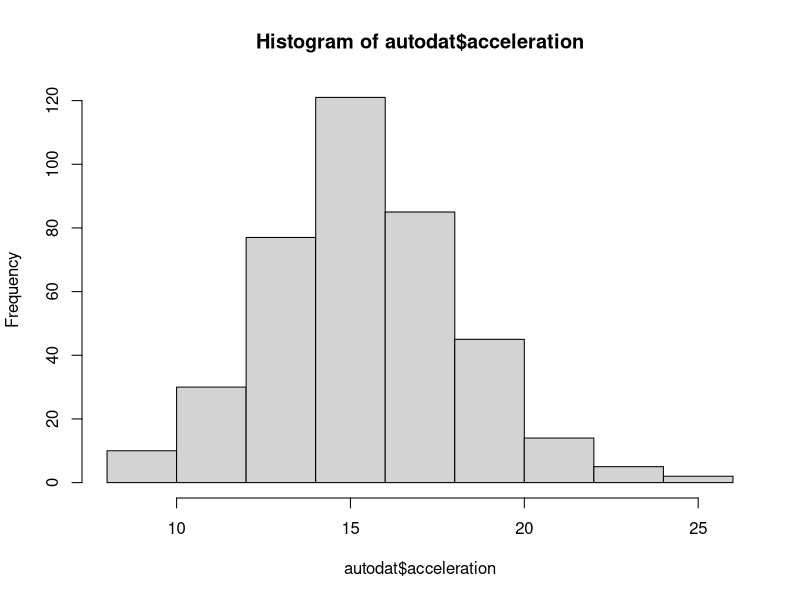
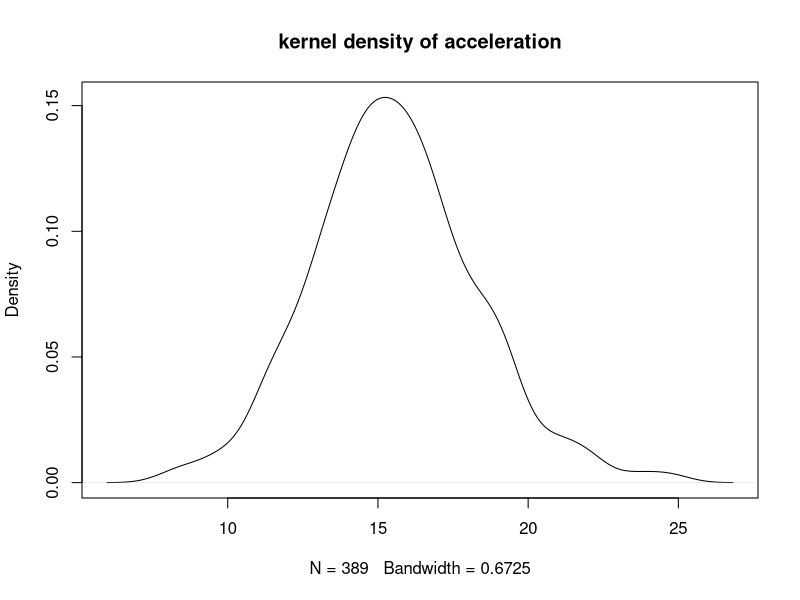
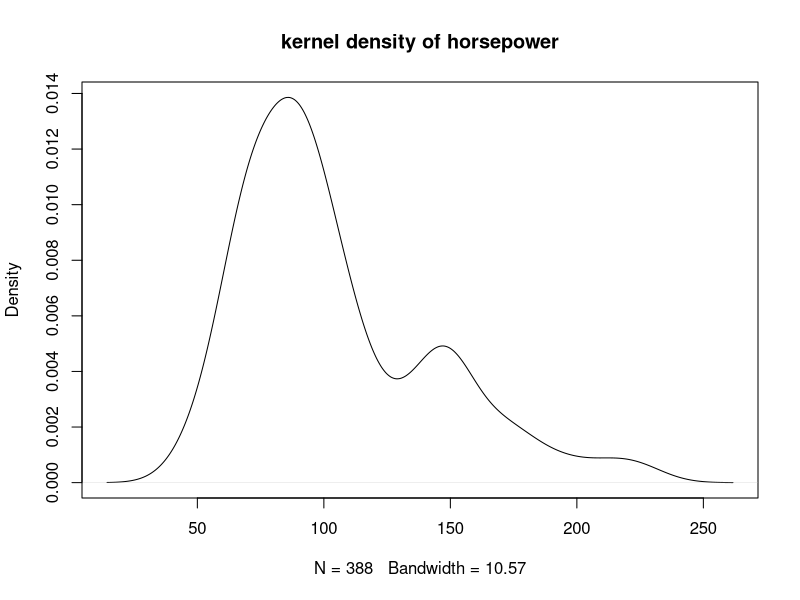
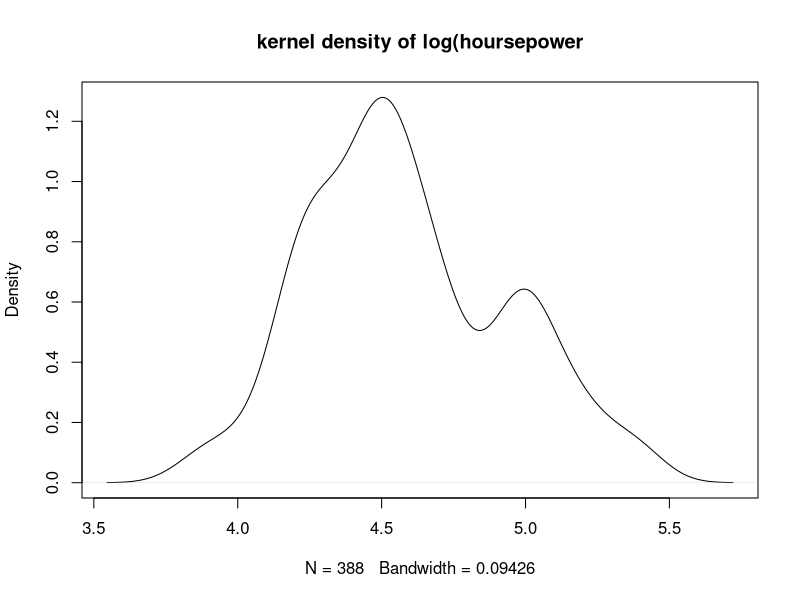
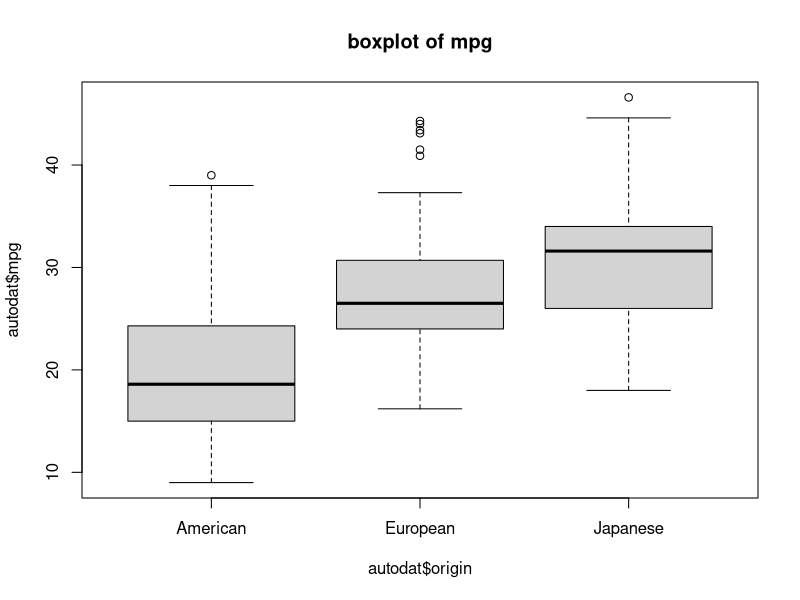
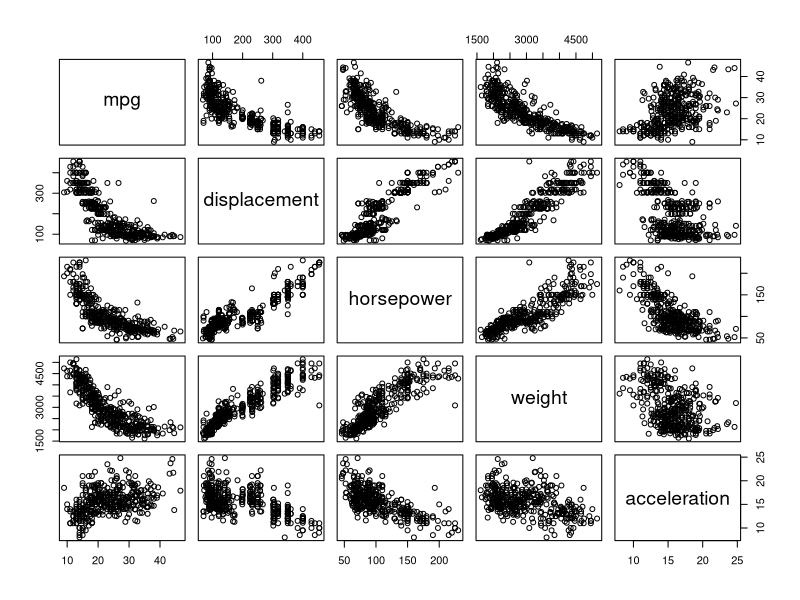

These figures' R source, in order:
# STATS 500 HW1 
read.csv("autodat.csv") -> autodat
autodat$mpg[autodat$mpg == 99] <- NA
autodat$horsepower[autodat$horsepower == 999] <- NA
autodat$acceleration[autodat$acceleration == 99] <- NA
autodat$origin <- factor(autodat$origin)
levels(autodat$origin) <- c("American", "European", "Japanese")
summary(autodat)

hist(autodat$acceleration) 
plot(density(autodat$acceleration, na.rm = T), main = "kernel density of acceleration")

mean(autodat$acceleration, na.rm = T)
sd(autodat$acceleration, na.rm = T)

plot(density(autodat$horsepower, na.rm = T), main = "kernel density of horsepower")
plot(density(log(autodat$horsepower), na.rm = T), main = "kernel density of log(hoursepower")

boxplot(autodat$mpg ~ autodat$origin, main = "boxplot of mpg")

tapply(autodat$mpg, autodat$origin, function(x) mean(x, na.rm = T))

pairs(autodat[, c("mpg", "displacement", "horsepower", "weight", "acceleration")])



apply(autodat[autodat$origin == "American", c("mpg", "displacement", "horsepower", "weight", "acceleration")], 2, function(x) mean(x, na.rm = T))
